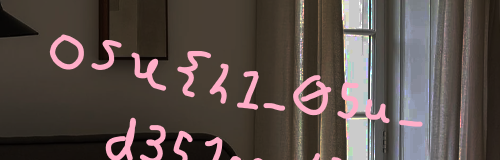
#> input picture osu!gaming CTF/crypto_beyond-wood/crop_ext0.png, 500 x 160 px
$ python ocr_custom.py   (older library calls are emulated)
#> lines starting #> are read from the running program, lines starting #| are printed output that depends on the picture; after the words box and inside, x2 and y2 are one past the last pixel; in counts of white or black regions, pixels touching at a corner belong together; long printed decimals are rounded
import numpy as np
from PIL import Image, ImageFont, ImageDraw, ImageOps

# Load and preprocess image
img = Image.open("crop_ext0.png").convert("L")
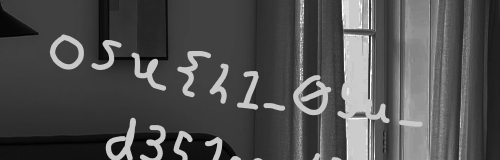
#> img: PIL image 500x160 L; min 1, max 255, mean 78.9
img = ImageOps.autocontrast(img)
arr = np.array(img)
# Normalize: convert to binary (text=1)
bin_img = (arr < 180).astype(np.uint8)
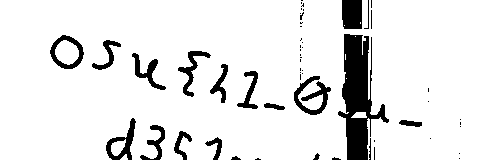
#> bin_img: shape (160, 500); values 0 (black) and 1 (white), 90.4% white; 55 black regions (36 under 20 px), largest, box (x1, y1, x2, y2) and area: (338, 34, 389, 160) 3077, (294, 76, 331, 115) 568, (342, 0, 362, 29) 566
# Vertical projection to find character boundaries
col_sum = bin_img.sum(axis=0)
#> col_sum = 500 values, max 160 at index 0, min 5 at index 349, mean 144.6
threshold = 5
segments = []
in_char = False
start = 0
for i, val in enumerate(col_sum):
    if val > threshold and not in_char:
        in_char = True
        start = i
    elif val <= threshold and in_char:
        if i - start > 5:  # ignore narrow noise
            segments.append((start, i))
        in_char = False
#> this loop made 500 passes
#> (val, in_char, start) on pass 1: (160, True, 0)
#> (in_char, start) on pass 351: (True, 350)
#> after the loop, in_char = True; segments = [(0, 349)]; start = 350
if in_char:
    segments.append((start, len(col_sum)))
print('segment count', len(segments))
#| segment count 2
# Merge segments that are very close
merged = []
for seg in segments:
    if merged and seg[0] - merged[-1][1] < 3:
        merged[-1] = (merged[-1][0], seg[1])
    else:
        merged.append(seg)
#> this loop made 2 passes
#> seg on passes 1 to 2: (0, 349), (350, 500)
#> after the loop, merged = [(0, 500)]
segments = merged
#> segments = [(0, 500)]
print('merged count', len(segments))
#| merged count 1
print('segments', segments)
#| segments [(0, 500)]

# Candidate characters to compare
dictionary = list("abcdefghijklmnopqrstuvwxyz0123456789_-{}")
font = ImageFont.load_default()
results = []
for seg in segments:
    x1, x2 = seg
    char_img = bin_img[:, x1:x2]
    # remove leading/trailing blank rows
    row_sum = char_img.sum(axis=1)
    y_indices = np.where(row_sum > 0)[0]
    if len(y_indices) == 0:
        continue
    y1, y2 = y_indices[0], y_indices[-1] + 1
    char_img = char_img[y1:y2, :]
    char_img = Image.fromarray((1 - char_img) * 255)
    char_img = char_img.resize((20, 30), Image.NEAREST)
    char_arr = np.array(char_img) / 255.0
    best_char = None
    best_score = -1
    for ch in dictionary:
        sample = Image.new('L', (20, 30), 255)
        draw = ImageDraw.Draw(sample)
        w, h = draw.textsize(ch, font=font)
        draw.text(((20 - w)/2, (30 - h)/2), ch, font=font, fill=0)
        sample_arr = np.array(sample)/255.0
        # Compute correlation
        num = np.sum((1 - char_arr)*(1 - sample_arr))
        denom = np.sqrt(np.sum((1 - char_arr)**2) * np.sum((1 - sample_arr)**2))
        score = num / denom if denom else 0
        if score > best_score:
            best_score = score
            best_char = ch
    results.append((seg, best_char, best_score))
#> this loop made 1 pass
#> (x1, x2, y1, y2) on pass 1: (0, 500, 0, 160)
#> pass 1, `char_img = char_img.resize((20, 30), Image.NEAREST)`:
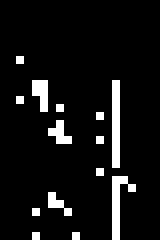
#> char_img: PIL image 20x30 L (shown 8 times larger); 7.5% white in thin lines or dots, all inside (x1, y1, x2, y2) = (2, 7, 17, 30)
#> after the loop, results = [((0, 500), '9', 0.187)]
print(results)
#| [((0, 500), '9', 0.1868)]
print('decoded:', ''.join(ch for _, ch, _ in results))
#| decoded: 9

$ run again, with osu!gaming CTF/crypto_beyond-wood/crop_ext1.png copied over osu!gaming CTF/crypto_beyond-wood/crop_ext0.png
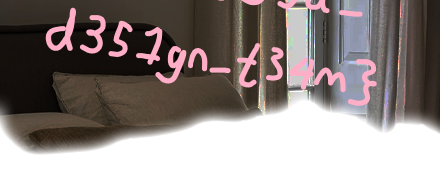
#> input picture osu!gaming CTF/crypto_beyond-wood/crop_ext1.png, 440 x 170 px
#> `bin_img = (arr < 180).astype(np.uint8)`:
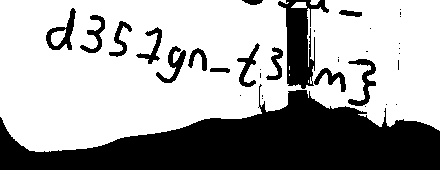
#> bin_img: shape (170, 440); values 0 (black) and 1 (white), 66.3% white; 35 black regions (20 under 20 px), largest, box (x1, y1, x2, y2) and area: (0, 84, 440, 170) 19598, (278, 0, 329, 89) 2114, (348, 59, 376, 106) 450
#> col_sum = 440 values, max 152 at index 35, min 5 at index 290, mean 112.7
#> the loop `for i, val in enumerate(col_sum):` made 440 passes
#> (val, in_char, start) on pass 1: (117, True, 0)
#> after the loop `for i, val in enumerate(col_sum):`: in_char = True; segments = [(0, 290)]; start = 291
#| segment count 2
#> the loop `for seg in segments:` made 2 passes
#> seg on passes 1 to 2: (0, 290), (291, 440)
#> after the loop `for seg in segments:`: merged = [(0, 440)]
#| merged count 1
#| segments [(0, 440)]
#> the loop `for seg in segments:` made 1 pass
#> (x1, x2, y1, y2) on pass 1: (0, 440, 0, 152)
#> pass 1, `char_img = char_img.resize((20, 30), Image.NEAREST)`:
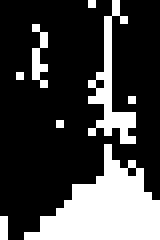
#> char_img: PIL image 20x30 L (shown 8 times larger); 26% white; 8 white regions (6 under 20 px), largest, box (x1, y1, x2, y2) and area: (3, 18, 20, 30) 106, (11, 0, 17, 18) 34
#> after the loop `for seg in segments:`: results = [((0, 440), 'w', 0.228)]
#| [((0, 440), 'w', 0.2284)]
#| decoded: w

$ run again, with osu!gaming CTF/crypto_beyond-wood/crop0.png copied over osu!gaming CTF/crypto_beyond-wood/crop_ext0.png
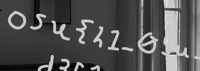
#> input picture osu!gaming CTF/crypto_beyond-wood/crop0.png, 200 x 71 px
#> img is the input picture: PIL image 200x71 L; min 0, max 243, mean 80.6
#> `bin_img = (arr < 180).astype(np.uint8)`:
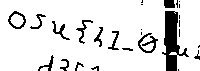
#> bin_img: shape (71, 200); values 0 (black) and 1 (white), 87.8% white; 27 black regions (12 under 20 px), largest, box (x1, y1, x2, y2) and area: (162, 11, 189, 71) 755, (138, 33, 158, 53) 147, (8, 11, 26, 29) 107
#> col_sum = 200 values, max 71 at index 0, min 3 at index 166, mean 62.34
#> the loop `for i, val in enumerate(col_sum):` made 200 passes
#> (val, in_char, start) on pass 1: (71, True, 0)
#> after the loop `for i, val in enumerate(col_sum):`: in_char = True; segments = [(0, 166)]; start = 171
#| segment count 2
#> the loop `for seg in segments:` made 2 passes
#> seg on passes 1 to 2: (0, 166), (171, 200)
#> after the loop `for seg in segments:`: merged = [(0, 166), (171, 200)]
#| merged count 2
#| segments [(0, 166), (171, 200)]
#> the loop `for seg in segments:` made 2 passes
#> (x1, x2, y1, y2) on passes 1 to 2: (0, 166, 0, 71), (171, 200, 0, 71)
#> pass 1, `char_img = char_img.resize((20, 30), Image.NEAREST)`:
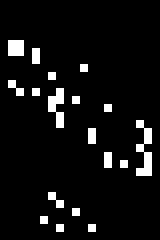
#> char_img: PIL image 20x30 L (shown 8 times larger); 6.3% white in thin lines or dots, all inside (x1, y1, x2, y2) = (1, 5, 19, 29)
#> after the loop `for seg in segments:`: results = [((0, 166), 'w', 0.218), ((171, 200), 'w', 0.251)]
#| [((0, 166), 'w', 0.2177), ((171, 200), 'w', 0.251)]
#| decoded: ww

$ run again, with osu!gaming CTF/crypto_beyond-wood/crop1.png copied over osu!gaming CTF/crypto_beyond-wood/crop_ext0.png
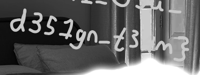
#> input picture osu!gaming CTF/crypto_beyond-wood/crop1.png, 200 x 75 px
#> img is the input picture: PIL image 200x75 L; min 0, max 255, mean 100.3
#> `bin_img = (arr < 180).astype(np.uint8)`:
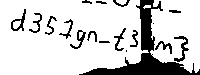
#> bin_img: shape (75, 200); values 0 (black) and 1 (white), 81.7% white; 18 black regions (2 under 20 px), largest, box (x1, y1, x2, y2) and area: (79, 0, 200, 75) 1809, (174, 36, 189, 62) 129, (11, 9, 26, 31) 106
#> col_sum = 200 values, max 75 at index 0, min 2 at index 142, mean 61.29
#> the loop `for i, val in enumerate(col_sum):` made 200 passes
#> (val, in_char) on pass 1: (75, True)
#> after the loop `for i, val in enumerate(col_sum):`: in_char = True; segments = [(0, 141)]; start = 151
#| segment count 2
#> the loop `for seg in segments:` made 2 passes
#> seg on passes 1 to 2: (0, 141), (151, 200)
#> after the loop `for seg in segments:`: merged = [(0, 141), (151, 200)]
#| merged count 2
#| segments [(0, 141), (151, 200)]
#> the loop `for seg in segments:` made 2 passes
#> (x1, x2, y1, y2) on passes 1 to 2: (0, 141, 0, 75), (151, 200, 0, 73)
#> pass 1, `char_img = char_img.resize((20, 30), Image.NEAREST)`:
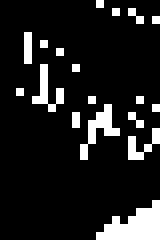
#> char_img: PIL image 20x30 L (shown 8 times larger); 12% white; 18 white regions (17 under 20 px), largest, box (x1, y1, x2, y2) and area: (12, 25, 20, 30) 24
#> after the loop `for seg in segments:`: results = [((0, 141), 'w', 0.184), ((151, 200), 'g', 0.201)]
#| [((0, 141), 'w', 0.1843), ((151, 200), 'g', 0.2006)]
#| decoded: wg
